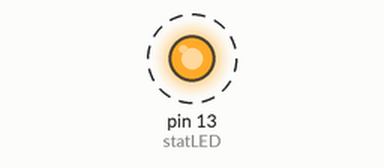
This sketch was run on a simulated Arduino Pro Mini, built with avr-gcc and run on an emulated ATmega328P. Shown: output pins drawn as LEDs (lit = HIGH). Dashed ring = blinking. What the sketch prints to the serial monitor is not drawn.

Above: at 0.5 s.
Timing chart, 0 to 4.7 s (numbered marks = the images above):
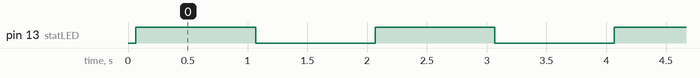

The sketch:

Example2_HardwareLogging.ino
```cpp
// (licence header left out)
int statLED = 13;

float dummyVoltage = 3.50; //This just shows to to write variables to OpenLog

void setup() {
  pinMode(statLED, OUTPUT);
  Serial.begin(9600);

  Serial.println("Example print to OpenLog");

  Serial.println("Anything printed to COM port gets logged!");

  //Write something to OpenLog
  Serial.println("Hi there! How are you today?");
  Serial.print("Voltage: ");
  Serial.println(dummyVoltage);
  dummyVoltage++;
  Serial.print("Voltage: ");
  Serial.println(dummyVoltage);
}

void loop() {
  digitalWrite(statLED, HIGH);
  delay(1000);
  digitalWrite(statLED, LOW);
  delay(1000);
}
```

Measured:
- by itself, pin 13 (statLED): alternates HIGH for 1.0 s and LOW for 1.0 s
